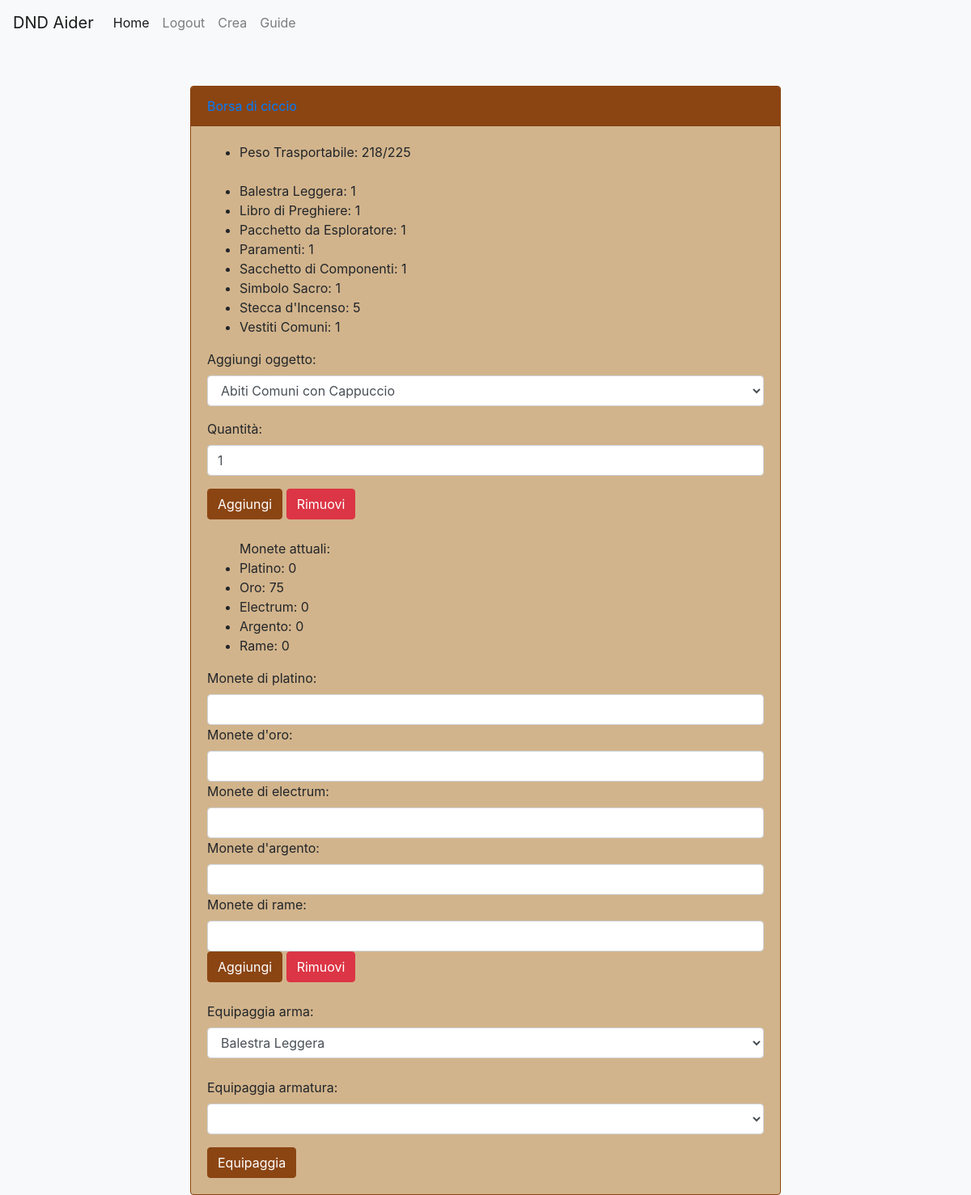
Before: /borsa.php?ID=23 (signed in) with the older database file.
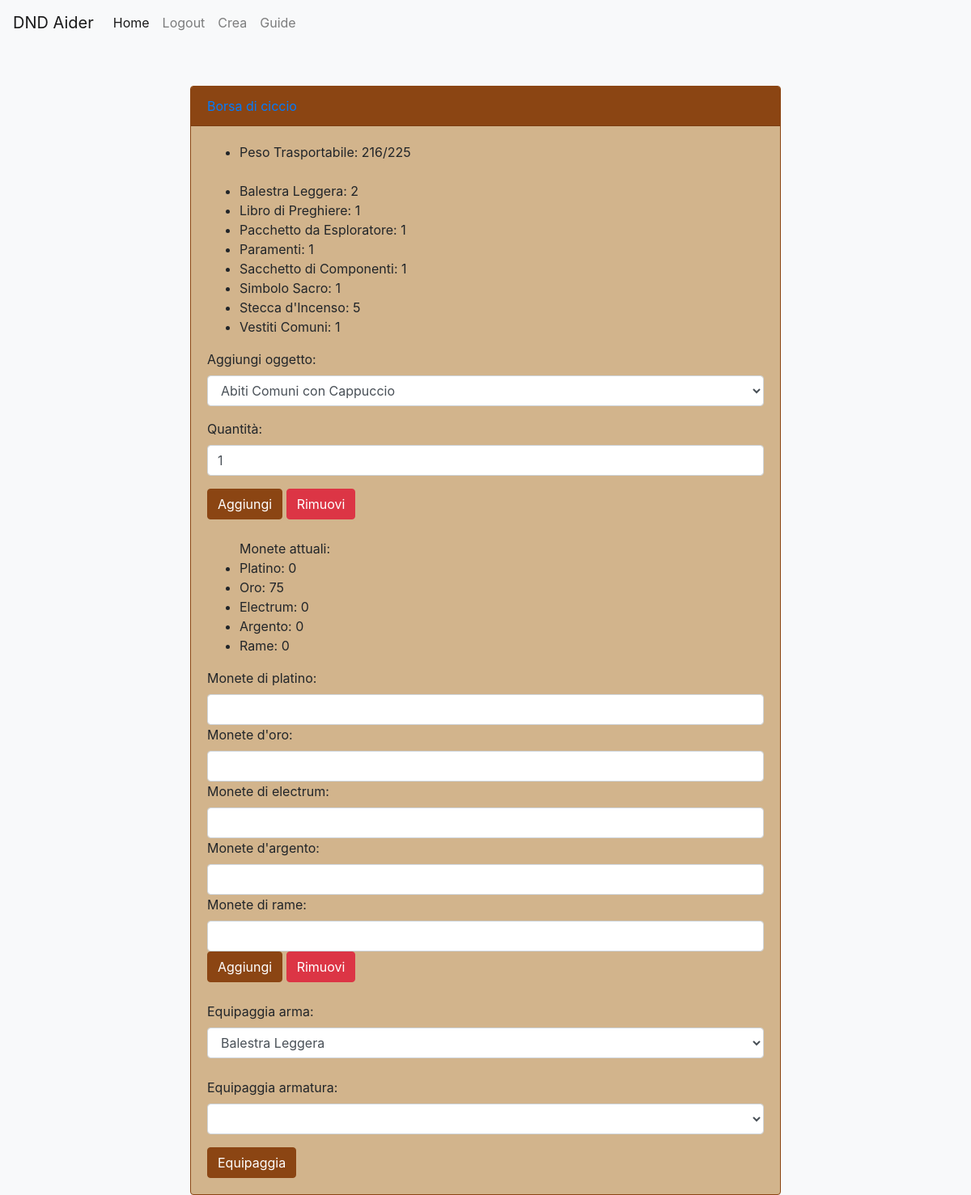
After: the same page with the newer database file.
### tables this page shows
CREATE TABLE `borsa` (
  `ID_Borsa` int(11) NOT NULL,
  `Peso_Trasportabile` int(11) NOT NULL,
  `Monete_Rame` int(11) NOT NULL,
  `Monete_Argento` int(11) NOT NULL,
  `Monete_Electrum` int(11) NOT NULL,
  `Monete_Oro` int(11) NOT NULL,
  `Monete_Platino` int(11) NOT NULL
);

CREATE TABLE `contiene` (
  `ID_Borsa` int(11) NOT NULL,
  `Nome_Oggetto` varchar(30) NOT NULL,
  `Quantita` int(11) NOT NULL
);

### database.php (called while the page is built, shortened)
<?php
class DatabaseHelper{
    public $db;
    public function __construct($servername, $username, $password, $dbname, $port){
        $this->db = new mysqli($servername, $username, $password, $dbname, $port);
    }
public function getWeaponsFromInventory($IDborsa){
    $query="SELECT contiene.Nome_Oggetto FROM contiene LEFT JOIN oggetto ON contiene.Nome_Oggetto=oggetto.Nome WHERE contiene.ID_Borsa=? AND Tipologia LIKE 'Arma %'";
    $stmt = $this->db->prepare($query);
    $stmt->bind_param("i", $IDborsa);
    $stmt->execute();
    $result = $stmt->get_result();
    $weapons=array();
    while ($row = $result->fetch_assoc()){
        $weapons[]=$row;
    }
    return $weapons;
}
    public function getBagID($ID){
        $query="SELECT ID_Borsa FROM personaggio WHERE ID_Personaggio=?";
        $stmt=$this->db->prepare($query);
        $stmt->bind_param("i", $ID);
        $stmt->execute();
        $result = $stmt->get_result();
        $row = $result->fetch_assoc();
        return $row["ID_Borsa"];
    }
    public function getCurrentWeight($idborsa){
        $query="SELECT SUM(oggetto.Peso * contiene.Quantita) AS Prodotto FROM contiene JOIN oggetto ON contiene.Nome_Oggetto=oggetto.Nome WHERE contiene.ID_Borsa=?";
        $stmt=$this->db->prepare($query);
        $stmt->bind_param("i", $idborsa);
        $stmt->execute();
        $result = $stmt->get_result();
        $row = $result->fetch_assoc();
        return $row["Prodotto"];
    }
    public function getBagInfo($IDborsa){
        $query="SELECT * FROM borsa WHERE ID_Borsa=?";
        $stmt=$this->db->prepare($query);
        $stmt->bind_param("i", $IDborsa);
        $stmt->execute();
        $result = $stmt->get_result();
        $info = array();
        while($row = $result->fetch_assoc()){
            $info[] = $row;
        }
        return $info;
    }
    public function getCharacterItems($ID) {
        $stmt = $this->db->prepare("SELECT * FROM Contiene WHERE ID_Borsa = ?");
        $stmt->bind_param("i", $ID);
        $stmt->execute();
        $result = $stmt->get_result();
        $items = array();
        while($row = $result->fetch_assoc()){
            $items[] = $row;
        }
        return $items;
    }
    public function getAllItems() {
        $stmt = $this->db->prepare("SELECT Nome FROM oggetto");
        $stmt->execute();
        $result = $stmt->get_result();
        $obj = array();
        while ($row = $result->fetch_assoc()) {
            $obj[] = $row;
        }
        return $obj;
    }
}
?>

### bootstrap.php (called while the page is built, shortened)
<?php
    require_once("database.php");
    $dbh = new DatabaseHelper("localhost", "root", "", "dnd_character_manager", 3306);
?>

### borsa.php (the view, shortened to what this page needs)
<?php
require_once("bootstrap.php");
if (!isset($_GET["ID"])){
      echo "devi aver selezionato un personaggio per visualizzare questa pagina";
      die();
  } else { $IDpersonaggio = $_GET["ID"];}
$IDborsa = $dbh->getBagID($IDpersonaggio);
$borsa=$dbh->getBagInfo($IDborsa);
$platino=$borsa[0]["Monete_Platino"];
$oro=$borsa[0]["Monete_Oro"];
$electrum=$borsa[0]["Monete_Electrum"];
$argento=$borsa[0]["Monete_Argento"];
$rame=$borsa[0]["Monete_Rame"];
$pesotrasportato=$dbh->getCurrentWeight($IDborsa);
$nomepersonaggio=$dbh->getName($IDpersonaggio);
$items = $dbh->getCharacterItems($IDborsa);
$allItems = $dbh->getAllItems();
$allWeapons=$dbh->getWeaponsFromInventory($IDborsa);
?>
<!DOCTYPE html>
<html lang="en">
<head>
    <link rel="stylesheet" href="https://stackpath.bootstrapcdn.com/bootstrap/4.5.0/css/bootstrap.min.css">
</head>
<body>
<header><nav class="navbar navbar-expand-lg navbar-light bg-light">
  <a class="navbar-brand" href="#">DND Aider</a>
  <div class="collapse navbar-collapse" id="navbarSupportedContent">
    <ul class="navbar-nav mr-auto">
      <li class="nav-item active">
        <a class="nav-link" href="index.php">Home <span class="sr-only">(current)</span></a>
      </li>
      <?php
      if (isset($_SESSION["ID"])){
      ?>
       <li class="nav-item">
        <a class="nav-link" href="logout.php">Logout</a>
      </li>
      <?php
      }else{
      ?>
      <li class="nav-item">
        <a class="nav-link" href="login.php">Login</a>
      </li>
      <?php
    }
    ?>
      <li class="nav-item">
        <a class="nav-link" href="create.php">Crea</a>
      </li>
      <li class="nav-item">
        <a class="nav-link" href="guide.php">Guide</a>
      </li>
    </ul>
  </div>
</nav></header>
<div class="container">
    <div class="row justify-content-center">
        <div class="col-md-8">
            <div class="card">
                <div class="card-header"><a href="characterSheet.php?ID=<?php echo $IDpersonaggio;?>">Borsa di <?php echo $nomepersonaggio;?></a></div>
                <div class="card-body">
                    <ul>
                      <?php
                        $pesotrasportabile=$borsa[0]["Peso_Trasportabile"]-$pesotrasportato;
                        echo "<li>Peso Trasportabile: ".$pesotrasportabile."/".$borsa[0]["Peso_Trasportabile"]."</li>";
                        echo "<br>";
                      foreach($items as $item){
                          echo "<li>" .htmlentities($item["Nome_Oggetto"]). ": " .htmlentities($item["Quantita"]). "</li>";
                      }
                      ?>
                    </ul>
                    <form method="POST">
                      <div class="form-group">
                        <label for="item">Aggiungi oggetto:</label>
                        <select id="item" name="item" class="form-control">
                          <?php
                            foreach ($allItems as $obj) {
                              echo '<option value="' . htmlentities($obj["Nome"]) . '">' . htmlentities($obj["Nome"]) . '</option>';
                            }
                          ?>
                        </select>
                      </div>
                      <div class="form-group">
                        <label for="quantity">Quantità:</label>
                        <input type="number" id="quantity" name="quantity" class="form-control" min="1" value="1">
                      </div>
                      <button type="submit" name="add_item" class="btn btn-primary">Aggiungi</button>
                      <button type="submit" name="remove_item" class="btn btn-danger">Rimuovi</button>
                    </form>
                    <br>
                    <form method="POST">
                      <ul>Monete attuali:
                      <?php
                      echo "<li>Platino: ".$platino."</li>";
                      echo "<li>Oro: ".$oro."</li>";
                      echo "<li>Electrum: ".$electrum."</li>";
                      echo "<li>Argento: ".$argento."</li>";
                      echo "<li>Rame: ".$rame."</li>";
                      ?>
                      </ul>
                      <label for="platinum">Monete di platino:</label><br>
                      <input type="number" id="platinum" name="platinum" class="form-control" min="1">
                      <label for="gold">Monete d'oro:</label><br>
                      <input type="number" id="gold" name="gold" class="form-control" min="1">
                      <label for="electrum">Monete di electrum:</label><br>
                      <input type="number" id="electrum" name="electrum" class="form-control" min="1">
                      <label for="silver">Monete d'argento:</label><br>
                      <input type="number" id="silver" name="silver" class="form-control" min="1">
                      <label for="copper">Monete di rame:</label><br>
                      <input type="number" id="copper" name="copper" class="form-control" min="1">
                      <button type="submit" name="add_money" class="btn btn-primary">Aggiungi</button>
                      <button type="submit" name="remove_money" class="btn btn-danger">Rimuovi</button>
                    </form>
                    <br>
                    <form method="GET" action="equipment.php">
                    <div class="form-group">
                    <label for="weapon">Equipaggia arma:</label>
                    <select id="weapon" name="weapon" class="form-control">
                          <?php
                            foreach ($allWeapons as $obj) {
                              echo '<option value="' . htmlentities($obj["Nome_Oggetto"]) . '">' . htmlentities($obj["Nome_Oggetto"]) . '</option>';
                            }
                          ?>
                        </select>
                    <br>
                    <label for="armor">Equipaggia armatura:</label>
                    <select id="armor" name="armor" class="form-control">
                        </select>
                          </div>
                      <button type="submit" name="equip_all" class="btn btn-primary">Equipaggia</button>
                    </form>
                </div>
            </div>
        </div>
    </div>
</div>
</body>
</html>

### borsa.php (style rules this page uses)
body { background-color: #f8f9fa; }
.card { margin-top: 50px; background-color: #d2b48c; border: 1px solid #8b4513; }
.card-header { background-color: #8b4513; color: #fff; }
.btn-primary { background-color: #8b4513; border: 1px solid #8b4513; }

Changed rows visible on the page:
changed contiene "Balestra Leggera": Quantita "1" → "2"
Other visible differences:
$pesotrasportabile: "218" → "216"
